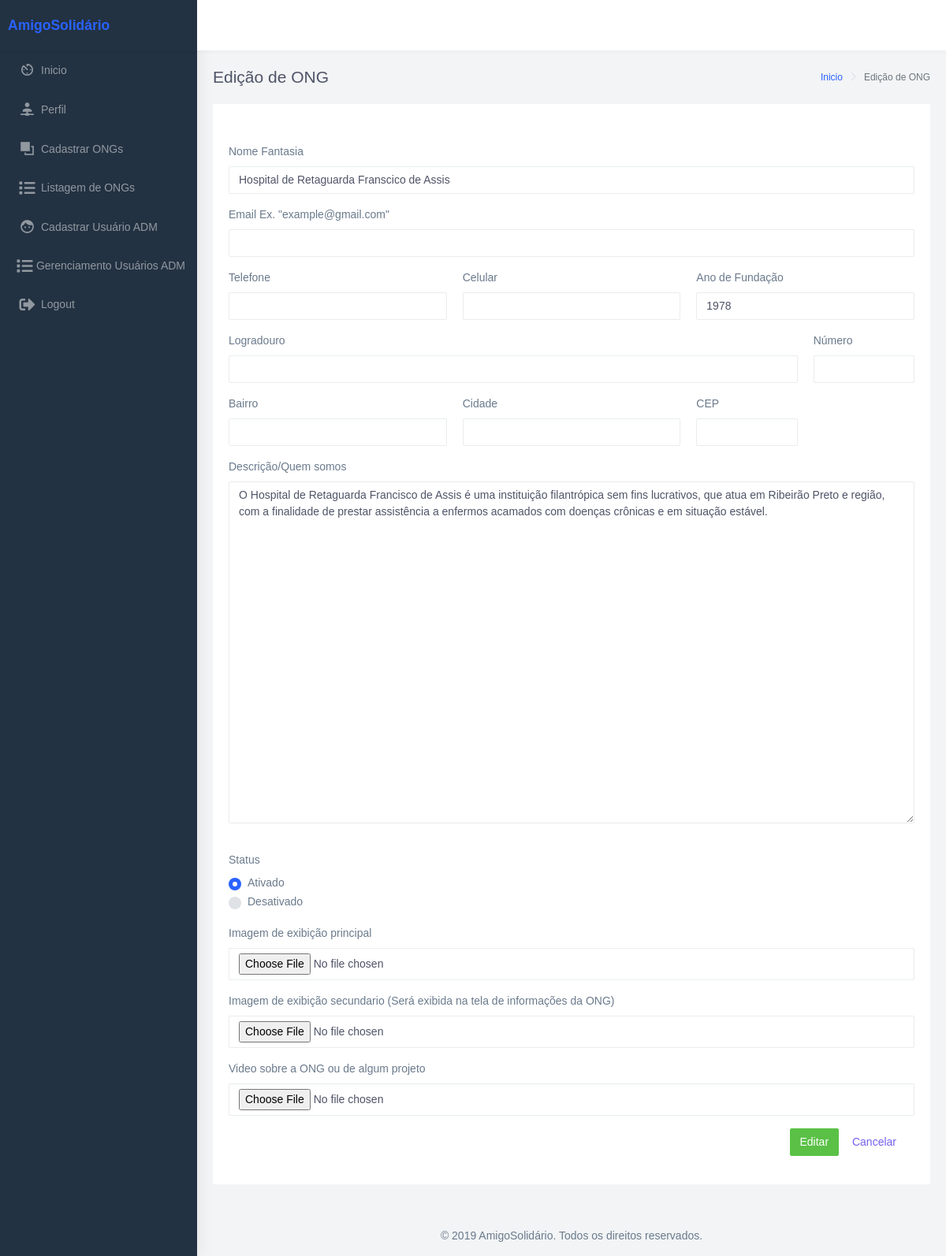
/admin/app/ltr/editarOng.php?id=1 (signed in), run on the app's committed database.
### tables this page shows
CREATE TABLE `ong`(
    `id`            INTEGER PRIMARY KEY AUTO_INCREMENT,
    `nome_fantasia` VARCHAR(255),
    `ano_fundacao`  YEAR,
    `descricao`     TEXT,
    `ativo`         BOOLEAN,
    `imagem_principal`   VARCHAR(255),
    `imagem_secundaria`  VARCHAR(255),
    `video`         VARCHAR(255), 
    `endereco`      VARCHAR(255),
    `email` VARCHAR(100),
    `telefone` VARCHAR(30),
    `celular` VARCHAR(30)
);

### admin/app/ltr/editarOng.php (the view, shortened to what this page needs)
<?php
  $ID =  $_GET["id"];
  require_once("connection.php");
 $consulta = "SELECT * FROM ONG WHERE id = '{$ID}' ;";
 $query = $conecta->query($consulta);
  $ong = mysqli_fetch_assoc($query);
?>
<!DOCTYPE html>
<html dir="ltr" lang="en">
<head>
    <link href="../../dist/css/style.min.css" rel="stylesheet">
    <link rel="stylesheet" href="https://use.fontawesome.com/releases/v5.8.2/css/all.css">
</head>
    <div id="main-wrapper" data-navbarbg="skin6" data-theme="light" data-layout="vertical" data-sidebartype="full" data-boxed-layout="full">
        <header class="topbar" data-navbarbg="skin6">
            <nav class="navbar top-navbar navbar-expand-md navbar-light">
                <div class="navbar-header" data-logobg="skin5">
                    <div class="navbar-brand">
                        <a href="indexAdm.php" class="logo">
                            <b class="logo-icon">AmigoSolidário</b>
                        </a>
                    </div>
                </div>
            </nav>
        </header>
        <aside class="left-sidebar" data-sidebarbg="skin5">
            <div class="scroll-sidebar">
                <nav class="sidebar-nav">
                    <ul id="sidebarnav">
                        <li class="sidebar-item">
                            <a class="sidebar-link waves-effect waves-dark sidebar-link" href="indexAdm.php" aria-expanded="false">
                                <i class="mdi mdi-av-timer"></i>
                                <span class="hide-menu">Inicio</span>
                            </a>
                        </li>
                        <li class="sidebar-item">
                            <a class="sidebar-link waves-effect waves-dark sidebar-link" href="perfil.php" aria-expanded="false">
                                <i class="mdi mdi-account-network"></i>
                                <span class="hide-menu">Perfil</span>
                            </a>
                        </li>
                         <li class="sidebar-item">
                            <a class="sidebar-link waves-effect waves-dark sidebar-link" href="cadastrarOng.php" aria-expanded="false">
                                <i class="mdi mdi-arrange-bring-forward"></i>
                                <span class="hide-menu">Cadastrar ONGs</span>
                            </a>
                        </li>
                        <li class="sidebar-item">
                            <a class="sidebar-link waves-effect waves-dark sidebar-link" href="tabelaONGs.php" aria-expanded="false">
                                <i class="fas fa-list"></i>
                                <span class="hide-menu">Listagem de ONGs</span>
                            </a>
                        </li>
                        <li class="sidebar-item">
                            <a class="sidebar-link waves-effect waves-dark sidebar-link" href="cadastrarUser.php" aria-expanded="false">
                                <i class="mdi mdi-face"></i>
                                <span class="hide-menu">Cadastrar Usuário ADM</span>
                            </a>
                        </li>
                        <li class="sidebar-item">
                            <a class="sidebar-link waves-effect waves-dark sidebar-link" href="listUsers.php" aria-expanded="false">
                                <i class="fas fa-list"></i>
                                <span class="hide-menu">Gerenciamento Usuários ADM</span>
                            </a>
                        </li>
                        <li class="sidebar-item">
                            <a class="sidebar-link waves-effect waves-dark sidebar-link" href="logout.php" aria-expanded="false" >
                                <i class="fas fa-sign-out-alt"></i>
                                <span class="hide-menu">Logout</span>
                            </a>
                        </li>
                    </ul>
                </nav>
            </div>
        </aside>
        <div class="page-wrapper">
            <div class="page-breadcrumb">
                <div class="row">
                    <div class="col-5 align-self-center">
                        <h4 class="page-title">Edição de ONG</h4>
                    </div>
                    <div class="col-7 align-self-center">
                        <div class="d-flex align-items-center justify-content-end">
                            <nav aria-label="breadcrumb">
                                <ol class="breadcrumb">
                                    <li class="breadcrumb-item">
                                        <a href="index.html">Inicio</a>
                                    </li>
                                    <li class="breadcrumb-item active" aria-current="page">Edição de ONG</li>
                                </ol>
                            </nav>
                        </div>
                    </div>
                </div>
            </div>
            <?php
                $endereco_complet = $ong ['endereco'];
                $array_endereco = preg_split('/\,/', $endereco_complet);
                $logradouro = $array_endereco[0];
                $numero = $array_endereco[1];
                $bairro = $array_endereco[2];
                $cidade = $array_endereco[3];
                $cep = $array_endereco[4];
            ?>
            <div class="container-fluid">
                <div class="row">
                    <div class="col-12">
                        <div class="card card-body">
                            <form class="form-horizontal m-t-30" action="updateOng.php" method="POST" role="form" enctype="multipart/form-data">
                                <div class="form-group">
                                    <label>Nome Fantasia</label>
                                    <input type="text" class="form-control" name="nome" value="<?php echo $ong ['nome_fantasia']?>">
                                </div>
                                <div class="form-group">
                                    <label for="example-email">Email <span class="help"> Ex. "example@gmail.com"</span></label>
                                    <input type="email" id="email" name="email" class="form-control" value="<?php echo $ong ['email']?>">
                                </div>
                                <div class="row">
                                    <div class="form-group col-4">
                                        <label>Telefone</label>
                                        <input type="text" id="telefone" name="telefone" class="form-control" value="<?php echo $ong ['telefone']?>">
                                    </div>
                                    <div class="form-group col-4">
                                        <label>Celular</label>
                                        <input type="text" id="celular" name="celular" class="form-control" value="<?php echo $ong ['celular']?>">
                                    </div>
                                    <div class="form-group col-4">
                                        <label>Ano de Fundação</label>
                                        <input type="text" class="form-control" name="ano" value="<?php echo $ong ['ano_fundacao']?>">
                                    </div>
                                </div>
                                <div class="row">
                                    <div class="form-group col-10">
                                        <label>Logradouro</label>
                                        <input type="text" class="form-control" name="logradouro" value="<?php echo $logradouro?>">
                                    </div>
                                    <div class="form-group col-2">
                                        <label>Número</label>
                                        <input type="text" class="form-control" name="numero" value="<?php echo $numero?>">
                                    </div>
                                </div>
                                <div class="row">
                                    <div class="form-group col-4">
                                        <label>Bairro</label>
                                        <input type="text" class="form-control" name="bairro" value="<?php echo $bairro?>">
                                    </div>
                                    <div class="form-group col-4">
                                        <label>Cidade</label>
                                        <input type="text" class="form-control" name="cidade" value="<?php echo $cidade?>">
                                    </div>
                                    <div class="form-group col-2">
                                        <label>CEP</label>
                                        <input type="text" class="form-control" name="cep" value="<?php echo $cep?>">
                                    </div>
                                </div>
                                <div class="form-group">
                                    <label>Descrição/Quem somos</label>
                                    <textarea class="form-control" name="descricao" rows="20"><?php echo $ong ['descricao']?></textarea>
                                </div>
                                <div class="form-group row p-t-20">
                                    <div class="col-sm-4">
                                        <label>Status</label>
                                        <div class="custom-control custom-radio">
                                            <label class="custom-control-label" for="customRadio1">Ativado</label>
                                        </div>
                                        <div class="custom-control custom-radio">
                                            <label class="custom-control-label" for="customRadio2">Desativado</label>
                                        </div>
                                    </div>
                                </div>
                                <div class="form-group">
                                    <label>Imagem de exibição principal</label>
                                    <input type="file" class="form-control" name="foto_prin">
                                </div>
                                <div class="form-group">
                                    <label>Imagem de exibição secundario (Será exibida na tela de informações da ONG)</label>
                                    <input type="file" class="form-control" name="foto_secundaria">
                                </div>
                                <div class="form-group">
                                    <label>Video sobre a ONG ou de algum projeto</label>
                                    <input type="file" class="form-control" name="video">
                                </div>
                                <div class="form-group">
                                        <div class="col text-right">
                                            <button type="submit" class="btn btn-success">Editar</button>
                                            <a href="tabelaONGs.php" class="btn btn-link">Cancelar</a>
                                        </div>
                                </div>
                            </form>
                        </div>
                    </div>
                </div>
            </div>
            <footer class="footer text-center">
                © 2019 AmigoSolidário. Todos os direitos reservados.
            </footer>
        </div>
    </div>
</body>
</html>

### data on the page
ong: nome "Hospital de Retaguarda Franscico de Assis", ano "1978", descricao "O Hospital de Retaguarda Francisco de Assis é uma instituição filantrópica sem fins lucrativos, que atua em Ribeirão Preto e região, com a finalidade de prestar assistência a enfermos acamados com doenças crônicas e em situação estável."
